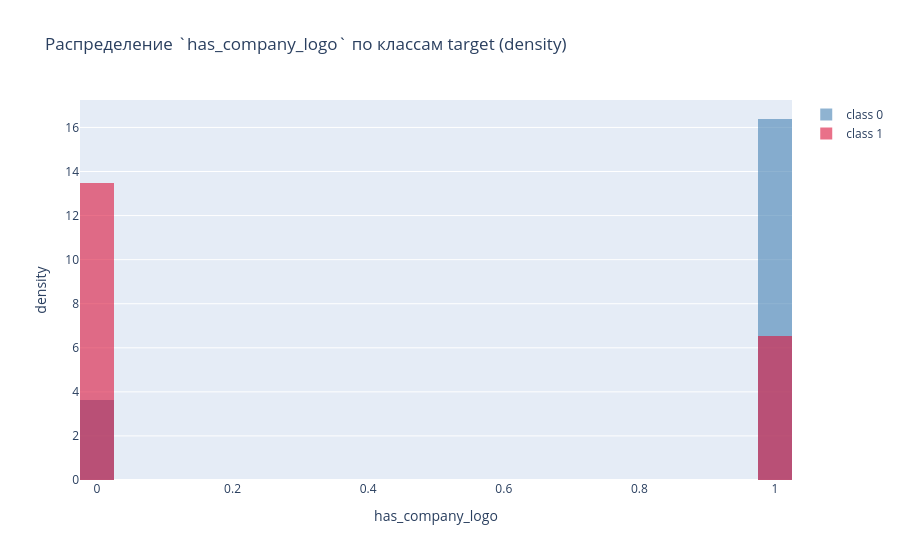
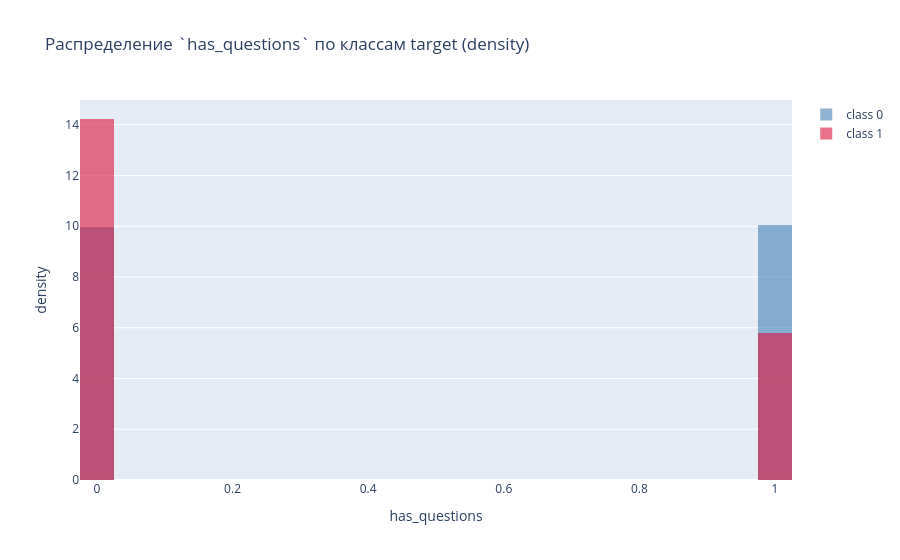

Notebook cell for these charts, in order:
### Code cell
# Plot 5 — overlapping histogram по топ-2 числовым
top2 = corr_target.abs().sort_values(ascending=False).head(2).index.tolist()
print('Top-2 numeric features by |corr| with target:', top2)

for feat in top2:
    stats = DF.groupby(TARGET)[feat].agg(['mean', 'median', 'std', 'count']).round(3)
    print(f'\nFeature `{feat}` by class:')
    print(stats)

feat = top2[0]
fig5 = go.Figure()
for cls, color in [(0, 'steelblue'), (1, 'crimson')]:
    sub = DF.loc[DF[TARGET] == cls, feat].dropna()
    fig5.add_trace(go.Histogram(
        x=sub,
        name=f'class {cls}',
        opacity=0.6,
        histnorm='probability density',
        marker_color=color,
        nbinsx=50
    ))
fig5.update_layout(
    barmode='overlay',
    title=f'Распределение `{feat}` по классам target (density)',
    xaxis_title=feat,
    yaxis_title='density'
)
FIGS.append(fig5)
fig5.show()

# И второй топовый признак — тоже в отдельный график
feat2 = top2[1]
fig5b = go.Figure()
for cls, color in [(0, 'steelblue'), (1, 'crimson')]:
    sub = DF.loc[DF[TARGET] == cls, feat2].dropna()
    fig5b.add_trace(go.Histogram(
        x=sub,
        name=f'class {cls}',
        opacity=0.6,
        histnorm='probability density',
        marker_color=color,
        nbinsx=50
    ))
fig5b.update_layout(
    barmode='overlay',
    title=f'Распределение `{feat2}` по классам target (density)',
    xaxis_title=feat2,
    yaxis_title='density'
)
FIGS.append(fig5b)
fig5b.show()

### Figure 1 — Plotly figure (JSON) as saved in the notebook; plotly's stock layout.template omitted (floating-point values rounded to 4 significant figures; data arrays with more than 128 entries replaced by an {"elided": "..."} marker saying what was removed)
{"data": [{"histnorm": "probability density", "marker": {"color": "steelblue"}, "name": "class 0", "nbinsx": 50, "opacity": 0.6, "type": "histogram", "x": {"elided": "17014 int values"}}, {"histnorm": "probability density", "marker": {"color": "crimson"}, "name": "class 1", "nbinsx": 50, "opacity": 0.6, "type": "histogram", "x": {"elided": "866 int values"}}], "layout": {"barmode": "overlay", "title": {"text": "Распределение `has_company_logo` по классам target (density)"}, "xaxis": {"title": {"text": "has_company_logo"}}, "yaxis": {"title": {"text": "density"}}}}

### Figure 2 — Plotly figure (JSON) as saved in the notebook; plotly's stock layout.template omitted (floating-point values rounded to 4 significant figures; data arrays with more than 128 entries replaced by an {"elided": "..."} marker saying what was removed)
{"data": [{"histnorm": "probability density", "marker": {"color": "steelblue"}, "name": "class 0", "nbinsx": 50, "opacity": 0.6, "type": "histogram", "x": {"elided": "17014 int values"}}, {"histnorm": "probability density", "marker": {"color": "crimson"}, "name": "class 1", "nbinsx": 50, "opacity": 0.6, "type": "histogram", "x": {"elided": "866 int values"}}], "layout": {"barmode": "overlay", "title": {"text": "Распределение `has_questions` по классам target (density)"}, "xaxis": {"title": {"text": "has_questions"}}, "yaxis": {"title": {"text": "density"}}}}
